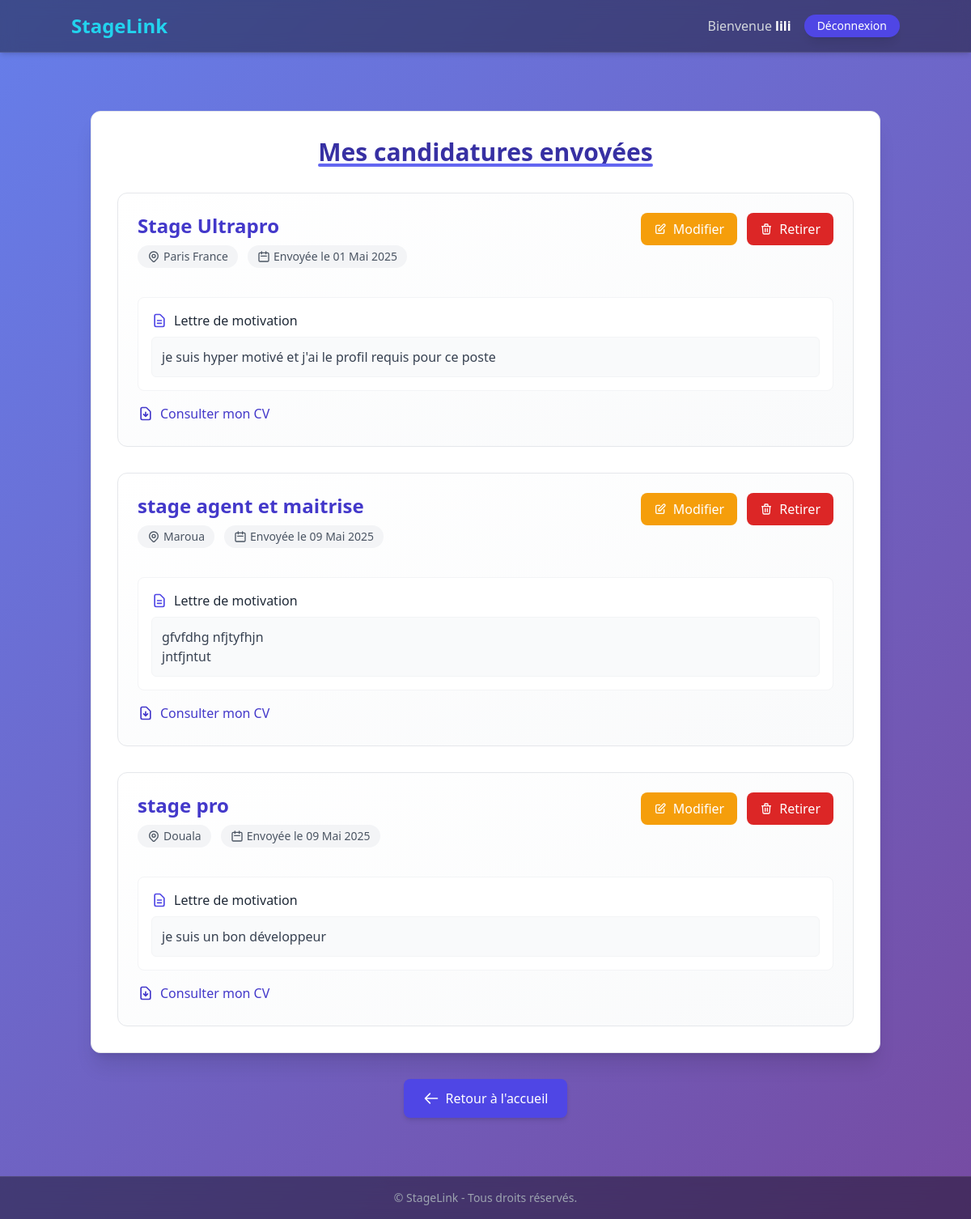
/etudiants/mes-candidatures/ (signed in), run on the app's committed database.
### accounts/models.py (models this page shows, shortened)
class CustomUser(AbstractBaseUser, PermissionsMixin):
    email = models.EmailField(unique=True)
    username = models.CharField(max_length=255, unique=True)
    user_type = models.CharField(
        max_length=20,
        choices=[('etudiant', 'Étudiant'), ('entreprise', 'Entreprise')],
        default='etudiant'
    )
    is_active = models.BooleanField(default=True)
    is_staff = models.BooleanField(default=False)
    objects = CustomUserManager()
    USERNAME_FIELD = 'email'
    REQUIRED_FIELDS = ['username']

### etudiants/models.py (models this page shows, shortened)
class Candidature(models.Model):
    etudiant = models.ForeignKey(settings.AUTH_USER_MODEL, on_delete=models.CASCADE)
    offre = models.ForeignKey(Offre, on_delete=models.CASCADE, related_name='candidatures')
    date_candidature = models.DateTimeField(auto_now_add=True)
    lettre_motivation = models.TextField()
    cv = models.FileField(upload_to='cv/', null=True, blank=True)

### entreprises/models.py (models this page shows, shortened)
class Offre(models.Model):
    entreprise = models.ForeignKey(Entreprise, on_delete=models.CASCADE, related_name='offres')
    titre = models.CharField(max_length=200)
    description = models.TextField()
    lieu = models.CharField(max_length=100)
    duree = models.CharField(max_length=50)
    date_limite = models.DateField()
    date_creation = models.DateTimeField(default=timezone.now)

### etudiants/views.py (the view)
# urls.py: path('mes-candidatures/', views.mes_candidatures, name='mes_candidatures'),
@login_required
def mes_candidatures(request):
    candidatures = Candidature.objects.filter(etudiant=request.user).select_related('offre')
    return render(request, 'etudiants/mes_candidatures.html', {'candidatures': candidatures})

### etudiants/templates/etudiants/mes_candidatures.html (shortened to what this page needs)
{% extends 'base.html' %}
{% load static %}
{% block content %}
<div class="max-w-5xl mx-auto mt-12 p-8 bg-white shadow-xl rounded-xl border border-gray-200">
    <h2 class="text-3xl font-bold mb-8 text-center text-indigo-800 relative">
        <span class="relative inline-block">
            Mes candidatures envoyées
            <span class="absolute bottom-0 left-0 w-full h-1 bg-indigo-500 rounded"></span>
        </span>
    </h2>
    {% if candidatures %}
        <div class="grid gap-6 md:gap-8">
            {% for c in candidatures %}
                <div class="border border-gray-200 p-6 rounded-xl bg-gradient-to-br from-white to-gray-50 hover:shadow-xl transition-all duration-300 transform hover:-translate-y-1">
                    <div class="flex flex-col md:flex-row md:justify-between md:items-start gap-4">
                        <div class="flex-grow">
                            <h3 class="text-2xl font-semibold text-indigo-700 mb-2">{{ c.offre.titre }}</h3>
                            <div class="flex flex-wrap gap-3 mb-4">
                                <span class="inline-flex items-center text-gray-600 bg-gray-100 px-3 py-1 rounded-full text-sm">
                                    {{ c.offre.lieu }}
                                </span>
                                <span class="inline-flex items-center text-gray-600 bg-gray-100 px-3 py-1 rounded-full text-sm">
                                    <svg xmlns="http://www.w3.org/2000/svg" class="h-4 w-4 mr-1" fill="none" viewBox="0 0 24 24" stroke="currentColor">
                                        <path stroke-linecap="round" stroke-linejoin="round" stroke-width="2" d="M8 7V3m8 4V3m-9 8h10M5 21h14a2 2 0 002-2V7a2 2 0 00-2-2H5a2 2 0 00-2 2v12a2 2 0 002 2z" />
                                    </svg>
                                    Envoyée le {{ c.date_candidature|date:"d M Y" }}
                                </span>
                            </div>
                        </div>
                        <div class="flex flex-wrap gap-3">
                            <a href="{% url 'modifier_candidature' c.id %}" class="inline-flex items-center bg-amber-500 text-white px-4 py-2 rounded-lg hover:bg-amber-600 transition-colors">
                                <svg xmlns="http://www.w3.org/2000/svg" class="h-4 w-4 mr-2" fill="none" viewBox="0 0 24 24" stroke="currentColor">
                                    <path stroke-linecap="round" stroke-linejoin="round" stroke-width="2" d="M11 5H6a2 2 0 00-2 2v11a2 2 0 002 2h11a2 2 0 002-2v-5m-1.414-9.414a2 2 0 112.828 2.828L11.828 15H9v-2.828l8.586-8.586z" />
                                </svg>
                                Modifier
                            </a>
                            <a href="{% url 'confirmer_suppression_candidature' c.id %}" class="inline-flex items-center bg-red-600 text-white px-4 py-2 rounded-lg hover:bg-red-700 transition-colors">
                                Retirer
                            </a>
                        </div>
                    </div>
                    <div class="mt-5 bg-white p-4 rounded-lg border border-gray-100">
                        <h4 class="font-medium text-gray-800 mb-2 flex items-center">
                            Lettre de motivation
                        </h4>
                        <div class="text-gray-700 mt-1 bg-gray-50 p-3 rounded-md border border-gray-100">
                            {{ c.lettre_motivation|linebreaks }}
                        </div>
                    </div>
                    {% if c.cv %}
                        <div class="mt-4">
                            <a href="{{ c.cv.url }}" class="inline-flex items-center text-indigo-700 hover:text-indigo-900 font-medium" target="_blank">
                                Consulter mon CV
                            </a>
                        </div>
                    {% endif %}
                </div>
            {% endfor %}
        </div>
    {% endif %}
</div>
<div class="text-center mt-8 mb-12">
    <a href="{% url 'accueil_etudiant' %}" class="inline-flex items-center bg-indigo-600 text-white px-6 py-3 rounded-lg hover:bg-indigo-700 transition-all shadow-md hover:shadow-lg">
        <svg xmlns="http://www.w3.org/2000/svg" class="h-5 w-5 mr-2" fill="none" viewBox="0 0 24 24" stroke="currentColor">
            <path stroke-linecap="round" stroke-linejoin="round" stroke-width="2" d="M10 19l-7-7m0 0l7-7m-7 7h18" />
        </svg>
        Retour à l'accueil
    </a>
</div>
{% endblock %}

### templates/base.html (shortened to what this page needs)
<!DOCTYPE html>
<html lang="fr">
<head>
    <script src="https://cdn.tailwindcss.com"></script>
</head>
<body class="min-h-screen flex flex-col" style="background: linear-gradient(135deg, #667eea 0%, #764ba2 100%);">
    {% load widget_tweaks %}
    <nav class="p-4 shadow-md" style="background: rgba(0, 0, 0, 0.4); backdrop-filter: blur(10px); -webkit-backdrop-filter: blur(10px); border-bottom: 1px solid rgba(255, 255, 255, 0.1);">
        <div class="container mx-auto flex justify-between items-center">
            <a href="#" class="text-2xl font-bold text-cyan-400 hover:text-cyan-300 transition">
                StageLink
            </a>
            <div class="flex items-center space-x-4">
                {% if user.is_authenticated %}
                    <span class="text-gray-300">Bienvenue <strong class="text-white">{{ user.username }}</strong></span>
                    <form method="post" action="{% url 'logout' %}" class="inline">
                        <button type="submit" class="bg-indigo-600 hover:bg-indigo-700 text-white px-4 py-1 rounded-full text-sm transition shadow-lg hover:shadow-xl">
                            Déconnexion
                        </button>
                    </form>
                {% endif %}
            </div>
        </div>
    </nav>
    <main class="flex-grow container mx-auto p-6">
        {% block content %}
        {% endblock %}
    </main>
    <footer class="text-center p-4 text-sm" style="background: rgba(0, 0, 0, 0.4); backdrop-filter: blur(10px); -webkit-backdrop-filter: blur(10px); border-top: 1px solid rgba(255, 255, 255, 0.1);">
        <span class="text-gray-400">© {{ now|date:"Y" }} StageLink - Tous droits réservés.</span>
    </footer>
</body>
</html>

### data on the page
CustomUser: username "lili"
Candidature: offre.titre "Stage Ultrapro", offre.lieu "Paris France", date_candidature "01 Mai 2025", lettre_motivation "je suis hyper motivé et j'ai le profil requis pour ce poste"
Candidature: offre.titre "stage agent et maitrise", offre.lieu "Maroua", date_candidature "09 Mai 2025", lettre_motivation "gfvfdhg nfjtyfhjn jntfjntut"
Candidature: offre.titre "stage pro", offre.lieu "Douala", date_candidature "09 Mai 2025", lettre_motivation "je suis un bon développeur"
